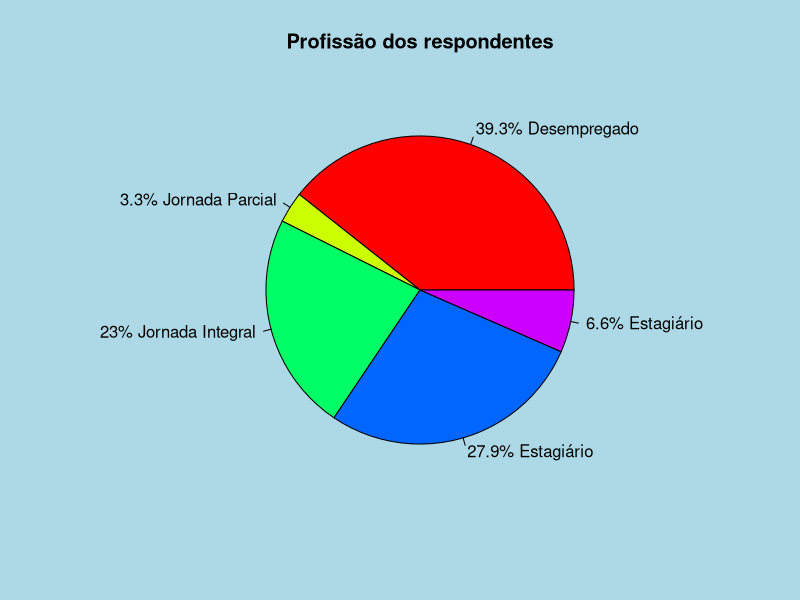
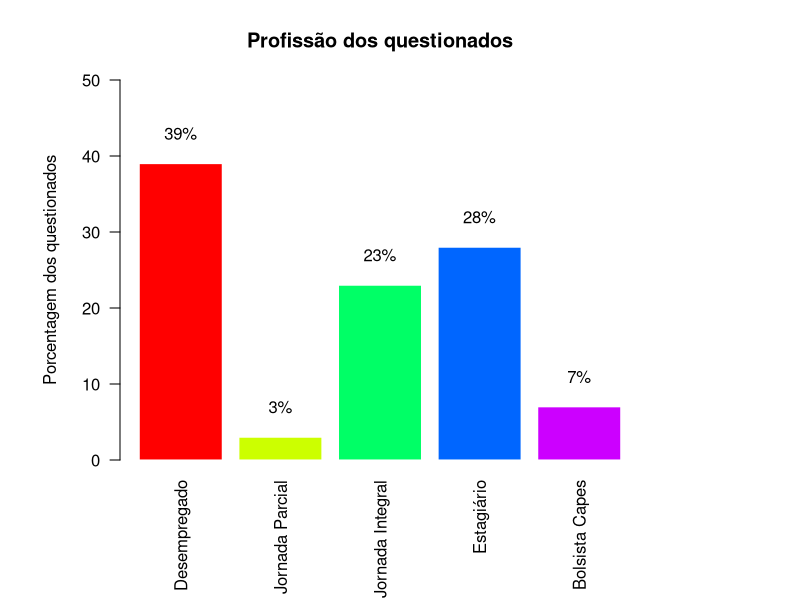

R code for these plots, in order:
# ++++++++++++++++++++++++++++++++++++++++++++++++++++++++++++++++++++++++++++++++++++++
#
# Versão 4.0 2018
# Observação: Esta nova versão foi testada no ambiente MacOsx.
#
# Esta versão gera ("plota") os gráficos mas não os mostra na janela "Plots" abaixo à direita do IDE RStudio.
# Os gráficos são gerados e gravados nos arquivos com a extensão .PNG.
# Para tanto, foi criada uma pasta (folder), abaixo da pasta principal com a denominacao de "gráficos". 
#
## Análise Exploratória dos Dados realizada na planilha modificada localizada na pasta dados
## Neste script R o nome da planilha ficou sendo "umses_graduacao_2018.xlsx"
#
# Carregando a biblioteca para leitura e gravação de planilhas Excel formato 'xlsx'
if (!require(readxl)) install.packages('readxl')
library(readxl)
library(graphics)
#
# Lendo a planilha já com o nome modificado
# A opção "sheet = "dados" especifica o nome da área de trabalho que será lida da planilha
#
df <- read_xlsx("dados/umses_graduacao_2018_vtidy.xlsx", sheet="dados")
#
# A função "head(df, 3)" mostra as três primeiras linhas trazidas para o data.frame de nome "df".
# O objetivo é o de fazer uma inspeção visual das colunas e verificar a importação correta dos dados.
#
head(df, 3)
#
# +++++++++++++++++++++++++++++++++++++++++++++++++++++++++++++++++++++++++++++++++++++++
# 
# Iniciando a geração e gravação dos gráficos
#
# Seção I.Dados censitários
#
# Gênero
trab=table(df$trabalha)
trab
# Exibição do conteúdo para simples conferência.
#
# A variável "lbls" é utilizada neste e nos próximos gráficos para definir os rótulos mostrados na figura
lbls <- c("Desempregado", "Jornada Parcial", "Jornada Integral", "Estagiário", "Estagiário", "Frelancer", "Afastado", "Aposentado", "Bolsista Capes")
# A variável "pct" é utilizada neste e nos outros gráficos para definir os valores exibidos em porcentagem
# O valor está arredondado para uma casa decimal
pct <- round(trab/sum(trab)*100, digits=1)
pct
#
# O primeiro gráfico a ser elaborado, será do tipo pizza (pie) para a variável "profissão".
# A variável "lbls" concatena os elementos (nomes) e os valores (em porcentagem)
lbls <- paste0(pct,"% ", lbls) # add percents to labels
lbls
# A chamada da funcao png abaixo serve para plotar o grafico em um arquivo, 
# ao inves de plotar na janela "Plots" no RStudio. 
# Poderiam ser utilizados outros formatos de arquivo, tais como: 'bmp', 'pdf', 'jpeg' ou 'tiff'.
#
# Obs: lembrar de criar um diretório, abaixo do diretório de trabalho atual, com o nome "gráficos"!!
#
png(filename="gráficos/trabalho_pie.png", width = 800, height = 600, pointsize = 20)
#
# Definindo a cor de fundo do gráfico a ser exibido: azul clara
par(bg = "light blue")
#
# Geração do gráfico tipo pizza (pie)
pie(trab, labels = lbls, edges = 100, angle = 45, col = c(rainbow(5)), border = NULL,
    lty = NULL, main = "Profissão dos respondentes")
#
# Não se esquecer de chamar a funcao "dev.off()" para fechar o arquivo gravado!
# Este comando "dev.off()" é utilzado em complemento com a funcao png (ou outras funcoes para gerar arquivos graficos)
dev.off()
#
# Outra forma de visualização da variável "prof", utilizando gráfico de barras
# 
png(filename="gráficos/trabalho_barplot.png", width = 800, height = 600, pointsize = 20)
# Gráfico do tipo "barplot"
lbls <- c("Desempregado", "Jornada Parcial", "Jornada Integral", "Estagiário", "Estagiário", "Frelancer", "Afastado", "Aposentado", "Bolsista Capes")
# Definindo a cor de fundo branca (default)
par(bg = "white")
trab
trab <- round(trab/sum(trab)*100)
# Geração do gráfico tipo barra (barplot)
par(mar=c(7,6,4,8))
my_bar=barplot(trab, border=F, names.arg =c("Desempregado", "Jornada Parcial", "Jornada Integral", "Estagiário", "Bolsista Capes"), las=2,
               col = c(rainbow(5)),
               ylab = "Porcentagem dos questionados",
               xlab = " ",
               ylim = c(0,50),
               main = "Profissão dos questionados")
# Adicionando o texto a ser exibido 
text(my_bar, trab+4, paste(trab,"%",sep=""),cex=1) 

#Agora adicionando a legenda ao gráfico

dev.off()
# Não se esquecer de chamar a funcao "dev.off()" para fechar o arquivo gravado!
#
# Fim do programa !!
# +++++++++++++++++++++++++++++++++++++++++++++++++++++++++++++++++++++++++++++++++++++++
